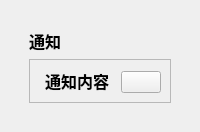
              <widget class="QWidget" name="popupNotificationsContainerWrapper" native="true">
               <layout class="QVBoxLayout" name="verticalLayout_20">
                <item>
                 <widget class="QCustomSlideMenu" name="popupNotificationsContainer" native="true">
                  <property name="sizePolicy">
                   <sizepolicy hsizetype="Preferred" vsizetype="Preferred">
                    <horstretch>0</horstretch>
                    <verstretch>0</verstretch>
                   </sizepolicy>
                  </property>
                  <layout class="QHBoxLayout" name="horizontalLayout_7">
                   <item>
                    <widget class="QWidget" name="popupNotificationsSubContainer" native="true">
                     <property name="sizePolicy">
                      <sizepolicy hsizetype="Preferred" vsizetype="Preferred">
                       <horstretch>0</horstretch>
                       <verstretch>0</verstretch>
                      </sizepolicy>
                     </property>
                     <layout class="QVBoxLayout" name="verticalLayout_9">
                      <item>
                       <widget class="QLabel" name="notificationType">
                        <property name="font">
                         <font>
                          <family>微软雅黑</family>
                          <pointsize>12</pointsize>
                          <weight>75</weight>
                          <bold>true</bold>
                         </font>
                        </property>
                        <property name="text">
                         <string>通知</string>
                        </property>
                       </widget>
                      </item>
                      <item>
                       <widget class="QFrame" name="frame_6">
                        <property name="sizePolicy">
                         <sizepolicy hsizetype="Preferred" vsizetype="Preferred">
                          <horstretch>0</horstretch>
                          <verstretch>0</verstretch>
                         </sizepolicy>
                        </property>
                        <property name="frameShape">
                         <enum>QFrame::StyledPanel</enum>
                        </property>
                        <property name="frameShadow">
                         <enum>QFrame::Raised</enum>
                        </property>
                        <layout class="QHBoxLayout" name="horizontalLayout_8">
                         <item>
                          <widget class="QLabel" name="notificationContent">
                           <property name="sizePolicy">
                            <sizepolicy hsizetype="MinimumExpanding" vsizetype="Preferred">
                             <horstretch>0</horstretch>
                             <verstretch>0</verstretch>
                            </sizepolicy>
                           </property>
                           <property name="font">
                            <font>
                             <family>微软雅黑</family>
                             <pointsize>12</pointsize>
                             <weight>75</weight>
                             <bold>true</bold>
                            </font>
                           </property>
                           <property name="text">
                            <string>通知内容</string>
                           </property>
                           <property name="alignment">
                            <set>Qt::AlignCenter</set>
                           </property>
                           <property name="wordWrap">
                            <bool>true</bool>
                           </property>
                          </widget>
                         </item>
                         <item alignment="Qt::AlignBottom">
                          <widget class="QPushButton" name="closeNotificationBtn">
                           <property name="text">
                            <string/>
                           </property>
                           <property name="icon">
                            <iconset resource="../../../QT/PyQTDemo/resources.qrc">
                             <normaloff>:/icons/icons/x-octagon.svg</normaloff>:/icons/icons/x-octagon.svg</iconset>
                           </property>
                           <property name="iconSize">
                            <size>
                             <width>24</width>
                             <height>24</height>
                            </size>
                           </property>
                          </widget>
                         </item>
                        </layout>
                       </widget>
                      </item>
                     </layout>
                    </widget>
                   </item>
                  </layout>
                 </widget>
                </item>
               </layout>
              </widget>
